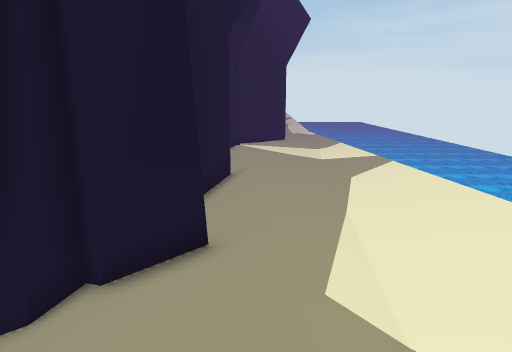
[1] (above)

12 first-person views from a walk through a Unity game level. The camera is 1.3 m above the floor, tilts 12° down and sees 70° across. The floor is counted in squares, 0.5 m on a side. Each view is taken from the middle of a square. On the plan, view 1 faces up. The plan holds only what a view shows up to about 20 squares ahead; the rest is blank. The place goes on beyond the plan. Some surface patterns are stand-ins.

[2]
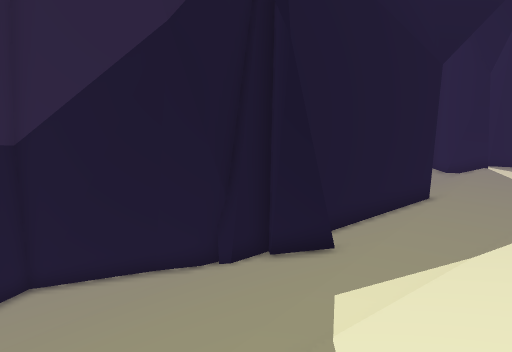

[3]
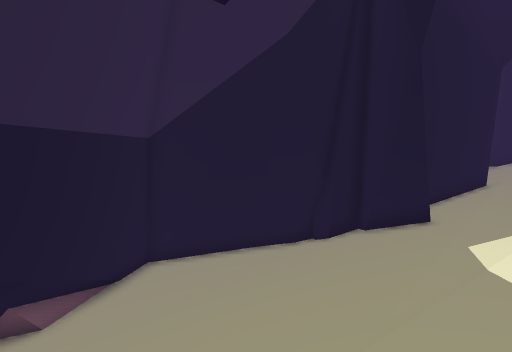

[4]
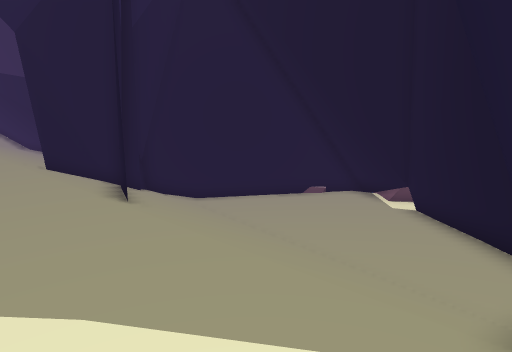

[5]
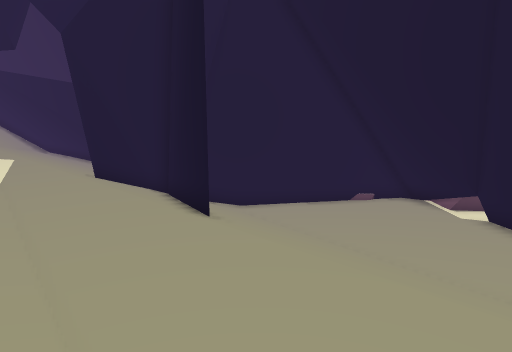

[6]
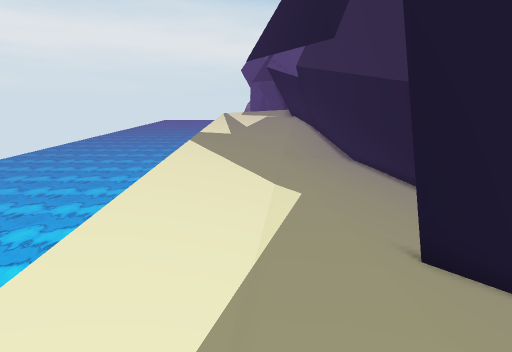

[7]
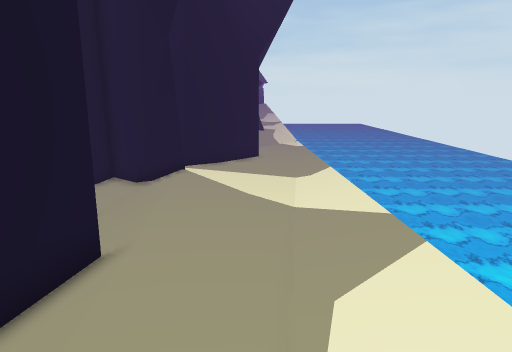

[8]
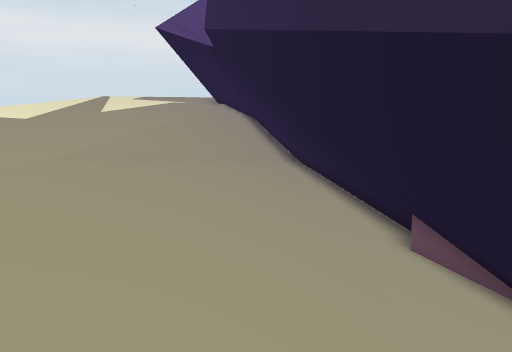

[9]
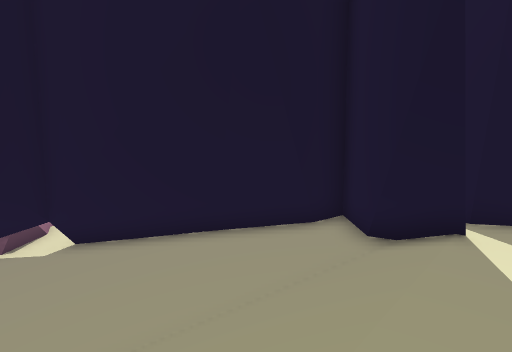

[10]
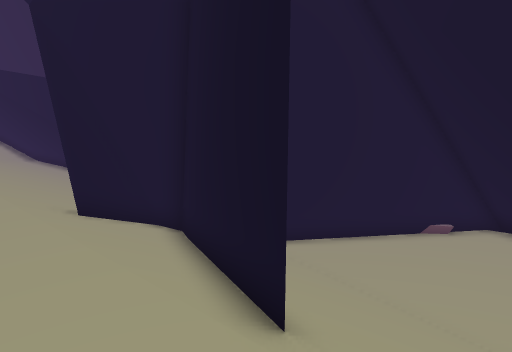

[11]
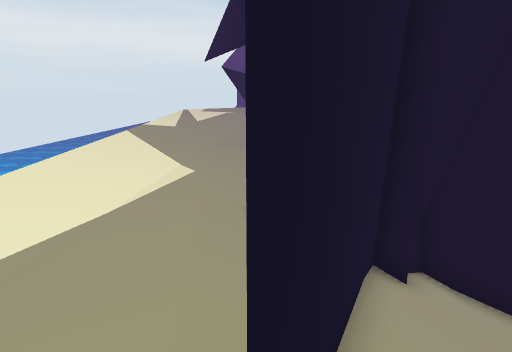

[12]
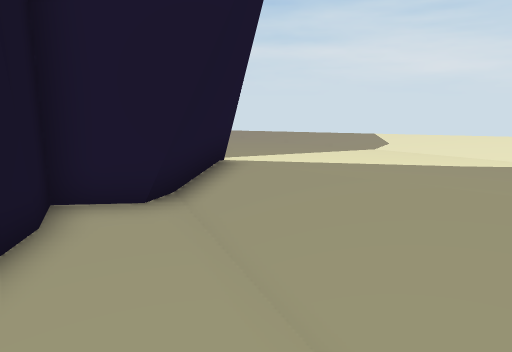

### Floor plan
Key: @ floor where view 1 was taken; # wall or solid block; . main floor; : floor 0.25 m higher than the main floor; - floor 0.25 m lower than the main floor; + floor 0.5 m higher than the main floor; _ floor 0.5 m lower than the main floor; * floor 0.75 m higher than the main floor; < floor 0.75 m lower than the main floor; ( floor 1 m lower than the main floor; ! floor 1.25 m lower than the main floor; / step, stairs or slope; = window, fence, low wall or low ledge; v drop or lower ground.
Columns run from 11 left of view 1 to 5 right of it. Each row starts with its distance up from view 1.
 23        ####..---.
 22       ###-....-..
 21      ##__##......
 20     ##___/.......
 19    ##____/.......
 18   ##<____/.......
 17  ##<<<<_//.......
 16  #<<<<<<//.......
 15  #<<<<<<//.......
 14 ##((<<<//-.......
 13 ##((((<//-#....:.
 12 #((((((/_##....:v
 11 ##(((((/_#.....:v
 10  ##(((/<##-....:v
  9   ##!(/<#-/...::v
  8    ##((##-/...::v
  7     ######=...::v
  6      ###_##...::v
  5     ##(////..:::v
  4    ##(/////..:::v
  3   ##!(/////.:::+v
  2   #!!(//////:::+
  1   #!!(//////:::+
  0   ##!(/////@:::+
 -1    #!(//////::++
 -2    ##(//////::++
 -3    =##(///-/::++
 -4     =#(///- ::++
 -5      ##<////:+++
 -6      ###_///:++*
 -7       ##_///+++*

Where each view was taken, in squares from view 1:
view 1: 0 up, 0 right, facing up
view 2: 1 down, 4 right, facing up-left
view 3: 5 down, 3 right, facing up-left
view 4: 22 up, 3 right, facing down-left
view 5: 20 up, 4 right, facing down-left
view 6: 13 up, 2 right, facing down
view 7: 7 up, 2 right, facing up
view 8: 6 up, 3 left, facing down
view 9: 14 up, 1 right, facing up-left
view 10: 16 up, 2 right, facing down-left
view 11: 15 up, 1 left, facing down
view 12: 16 up, 6 left, facing up-right
